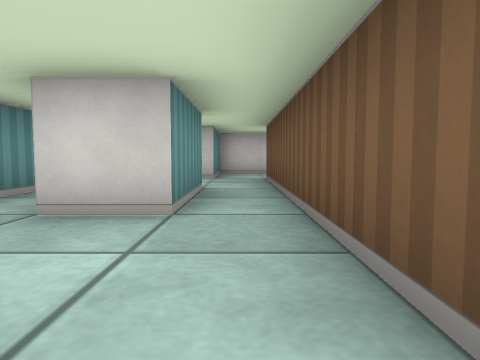
View 1 (above)

21 first-person views from a walk through a cub3D level. The camera is about half as high as the walls, tilts 4° down and sees 70° across. The floor is counted in squares. Each view is taken from the middle of a square. On the plan, view 1 faces up. The plan holds only what a view shows up to about 9 squares ahead; the rest is blank.

View 2
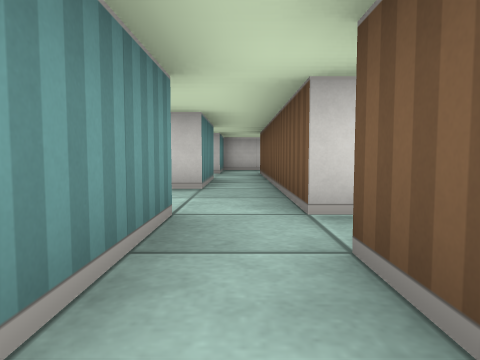

View 3
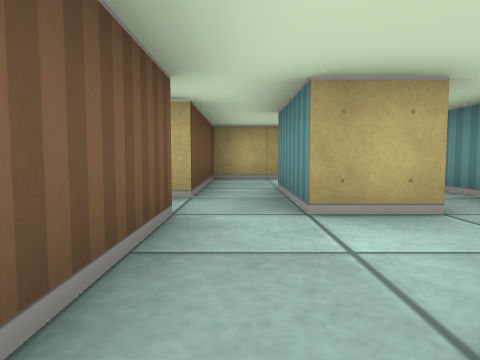

View 4
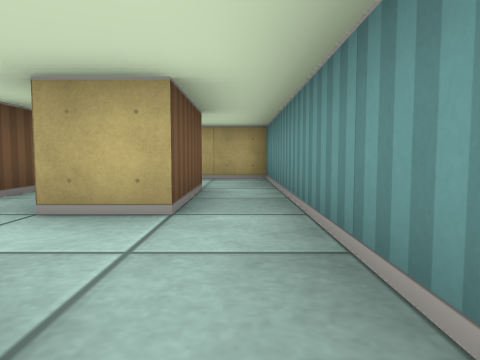

View 5
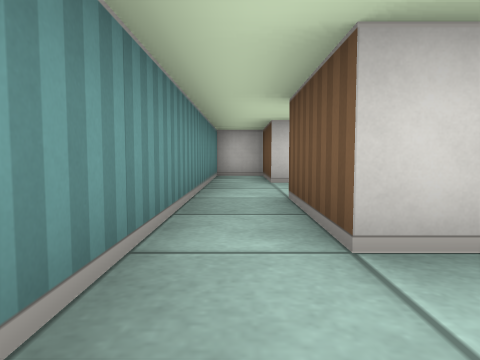

View 6
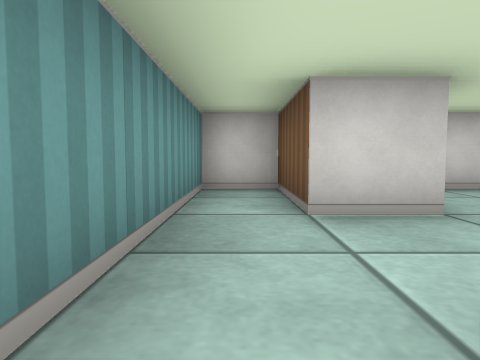

View 7
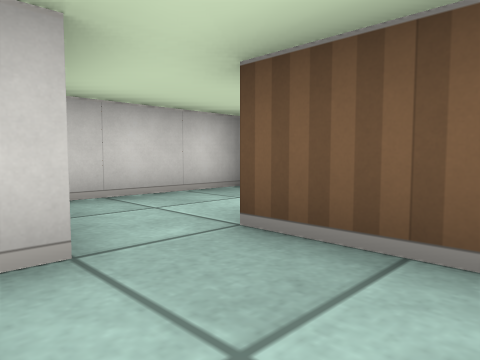

View 8
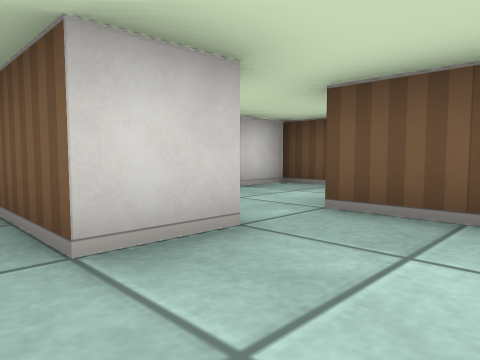

View 9
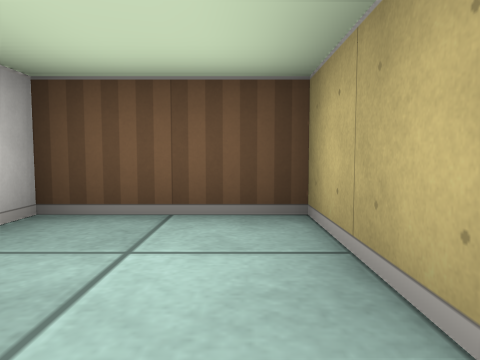

View 10
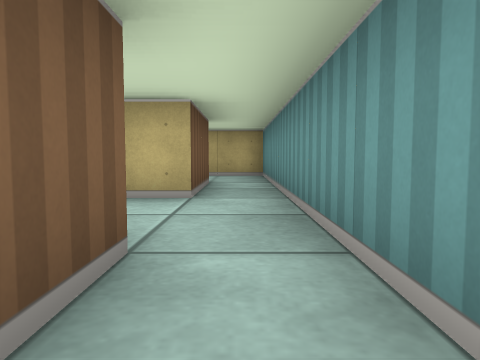

View 11
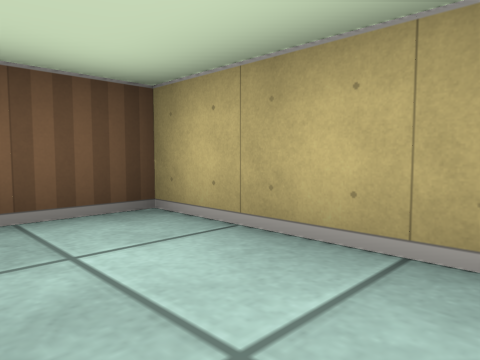

View 12
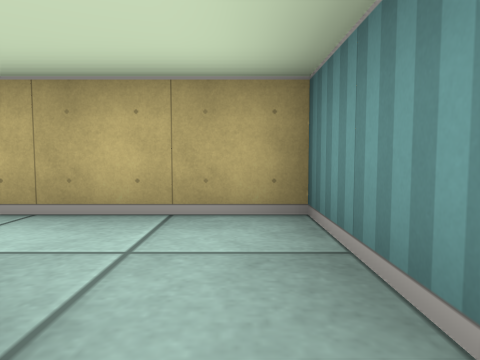

View 13
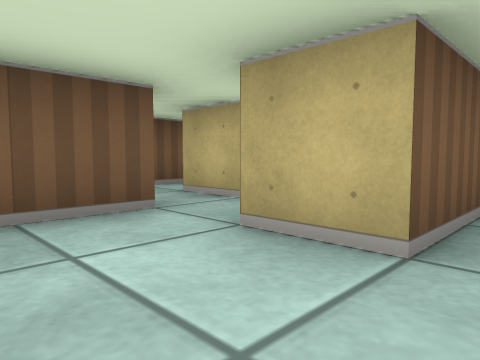

View 14
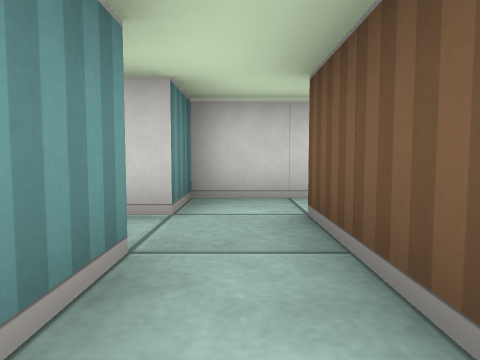

View 15
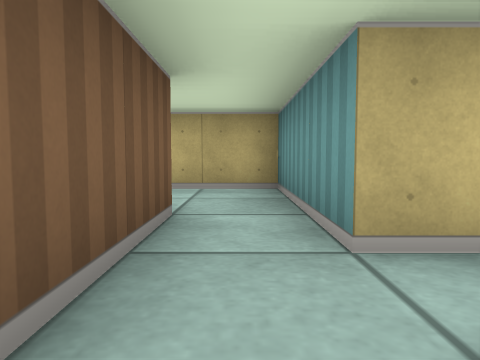

View 16
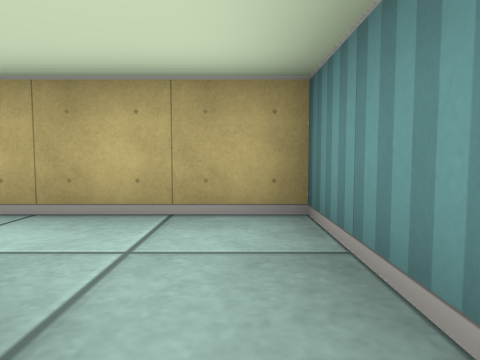

View 17
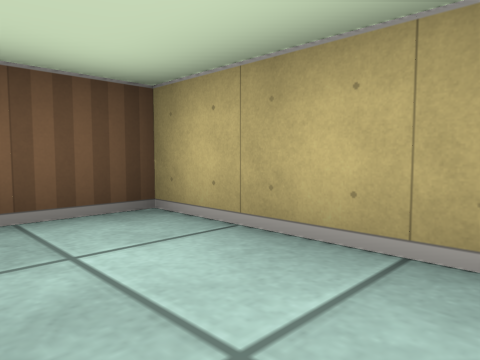

View 18
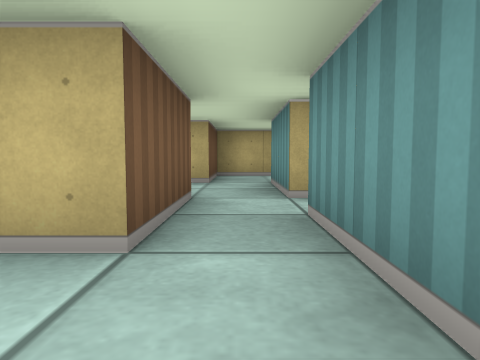

View 19
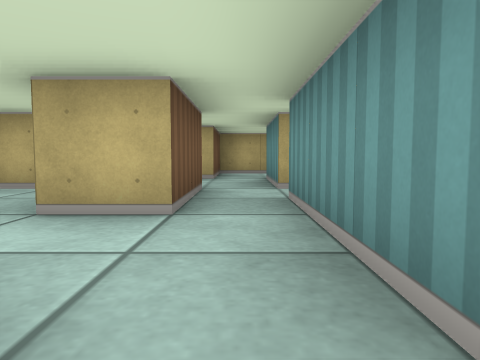

View 20
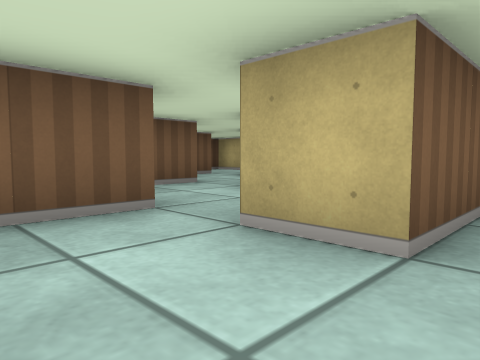

View 21
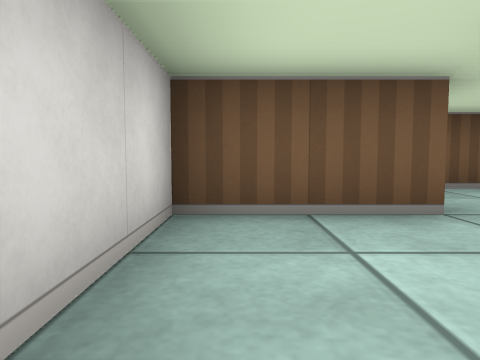

### Floor plan
Points are (right, up) in squares from view 1. A wall is a line through its corners. A room is listed if a view was taken in it or the views show most of it. See-through windows are left out.
Room 1 (view 1)
walls: (-0.5, 0.5) (-0.5, -1.5); (0.5, -1.5) (0.5, -0.5) (1.5, -0.5); (1.5, 0.5) (0.5, 0.5) (0.5, 2.5)
ways out: opening at (0, -1) to room 2; opening at (0, 3.5) to room 3; opening at (-1, 1.5) to room 5; opening at (1, 0) to room 8
Room 2 (view 2)
walls: (-0.5, -3.5) (0.5, -3.5) (0.5, -1.5)
ways out: opening at (0, -1) to room 1; opening at (-1, -2.5) to room 6
Room 3 (views 3, 9)
walls: (-0.5, 4.5) (-0.5, 2.5); (0.5, 2.5) (0.5, 6.5) (2.5, 6.5) (2.5, 8.5) (-0.5, 8.5) (-0.5, 6.5)
ways out: opening at (0, 3.5) to room 1; opening at (-1, 5.5) to room 4
Room 4 (views 4, 6, 7, 8, 10)
walls: (-0.5, 6.5) (-1.5, 6.5) (-1.5, 8.5) (-2.5, 8.5) (-2.5, 2.5); (-1.5, 2.5) (-1.5, 4.5)
ways out: opening at (-1, 5.5) to room 3; opening at (-2, 3.5) to room 5
Room 5 (views 5, 12, 13)
walls: (-2.5, 2.5) (-2.5, -1.5); (-0.5, 2.5) (-1.5, 2.5); (-1.5, -1.5) (-1.5, 0.5) (-0.5, 0.5)
ways out: opening at (-1, 1.5) to room 1; opening at (-2, 3.5) to room 4; opening at (-2, -0.5) to room 6
Room 6 (view 11)
walls: (-2.5, -1.5) (-2.5, -3.5) (-0.5, -3.5)
ways out: opening at (-1, -2.5) to room 2; opening at (-2, -0.5) to room 5
Room 7 (views 14, 17)
walls: (1.5, -1.5) (1.5, -3.5) (2.5, -3.5)
ways out: opening at (2, -1) to room 8; opening at (3, -2.5) to room 10
Room 8 (views 15, 16)
walls: (1.5, -0.5) (1.5, -1.5); (2.5, -1.5) (2.5, 0.5); (2.8, 1.5) (1.5, 1.5) (1.5, 0.5)
ways out: opening at (1, 0) to room 1; opening at (2, -1) to room 7; opening at (3, 1) to room 10
Room 9 (views 18, 19, 20, 21)
walls: (3.5, 4.4) (3.5, 1.5); (5.5, 4.5) (4.6, 4.5); (6.5, 3.6) (6.5, 4.5); (4.5, 1.5) (4.5, 2.5) (5.5, 2.5)
ways out: opening at (4, 2) to room 10; opening at (5, 3)
Room 10 (no view inside)
walls: (3.5, 0.5) (3.5, -1.5); (4.5, 0.5) (4.5, 1.5); (2.5, -3.5) (4.5, -3.5) (4.5, -1.5)
ways out: opening at (3, -2.5) to room 7; opening at (3, 1) to room 8; opening at (4, 2) to room 9; opening at (5, -0.5)

Positions as (right, up) in squares from view 1, and headings:
1: (0, 0), facing up
2: (0, -2), facing up
3: (0, 3), facing down
4: (-2, 3), facing down
5: (-2, 1), facing up
6: (-2, 4), facing up
7: (-1, 5), facing up-right
8: (-2, 5), facing up-right
9: (0, 7), facing right
10: (-2, 4), facing down
11: (-2, -2), facing down-right
12: (-2, -1), facing down
13: (-2, 2), facing down-right
14: (2, -2), facing up
15: (2, 1), facing down
16: (2, -1), facing down
17: (2, -2), facing down-right
18: (4, 4), facing down
19: (4, 5), facing down
20: (4, 4), facing down-right
21: (4, 4), facing right
